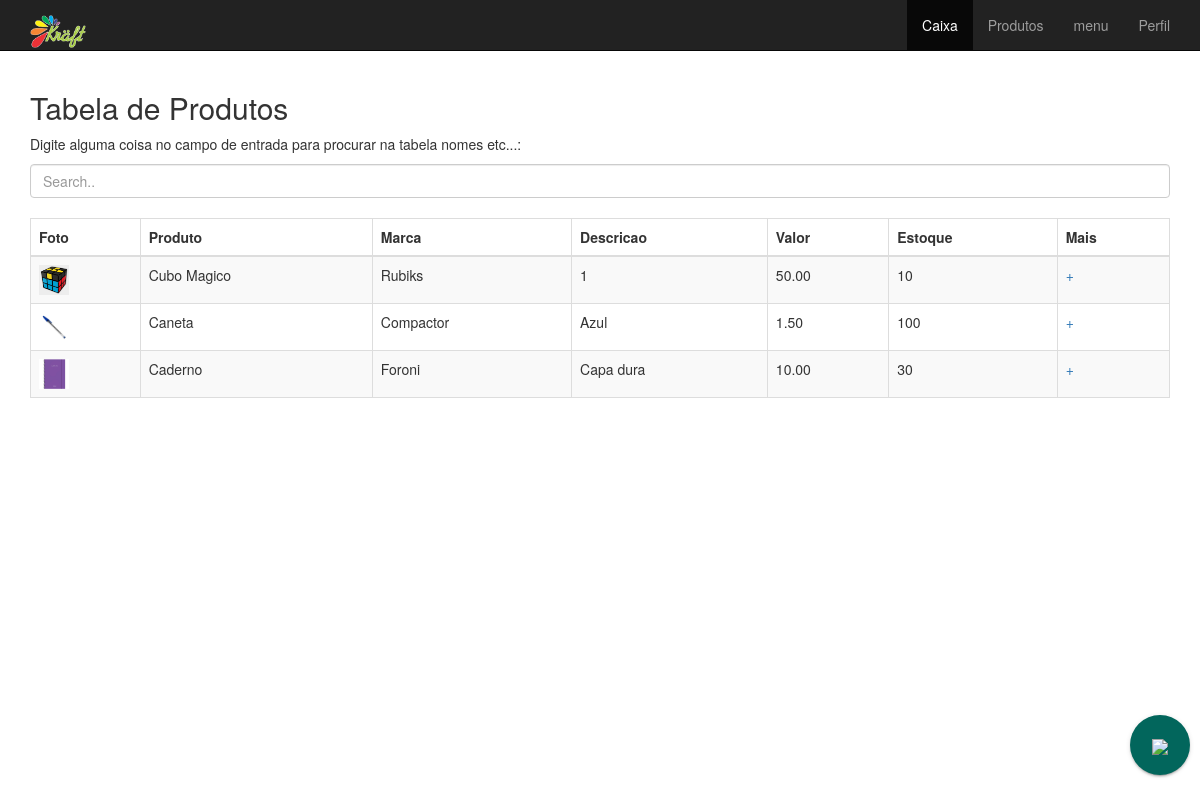
/produtos/, run on the app's committed database.
### appkraft/models.py (models this page shows, shortened)
class Produtos(models.Model):
    codigo_produto = models.IntegerField(unique=True)
    codigo_barras = models.IntegerField(unique=True)
    nome = models.CharField(max_length=150)
    descricao = models.CharField(max_length=150)
    valor = models.DecimalField(max_digits=5, decimal_places=2)
    marca = models.CharField(max_length=150)
    estoque_atual = models.IntegerField()
    estoque_minimo = models.IntegerField()
    observacoes = models.TextField(null=True, blank=True)
    create_data = models.DateTimeField(
        default=timezone.now, blank=True, null=True
    )
    foto = models.ImageField(upload_to='appkraft', null=True, blank=True)

### appkraft/views.py (the view)
# urls.py: path('produtos/', views.produtos, name='produtos')
def produtos(request):
    produtos = Produtos.objects.all()
    context = {'produtos':produtos}
    return render(request, 'appkraft/produtos.html', context)

### appkraft/templates/appkraft/produtos.html (shortened to what this page needs)
{% extends 'appkraft/base.html' %}
{% load staticfiles %}
{% block content %}
    <div class="container">
            <h2>Tabela de Produtos</h2>
            <p>Digite alguma coisa no campo de entrada para procurar na tabela nomes etc...:</p>
            <input class="form-control" id="myInput" type="text" placeholder="Search..">
            <br>
            <table class="table table-bordered table-striped">
              <thead>
                <tr>
                  <th>Foto</th>
                  <th>Produto</th>
                  <th>Marca</th>
                  <th>Descricao</th>
                  <th>Valor</th>
                  <th>Estoque</th>
                  <th>Mais</th>
                </tr>
              </thead>
              <tbody id="myTable">
                {% for produto in produtos %}
                    <tr>
                        {% if produto.foto %}
                          <td><img src="{{produto.foto.url}}" class="img-responsive" width="30"></td>
                        {% else %}
                          <td>----</td>
                        {% endif %}
                        <td>{{ produto.nome }}</td>
                        <td>{{ produto.marca }}</td>
                        <td>{{ produto.descricao }}</td>
                        <td>{{ produto.valor }}</td>
                        <td>{{ produto.estoque_atual }}</td>
                        <td><a href="#" data-toggle="modal" data-target="#exampleModal"
                          data-whateverimagem="{{produto.foto.url}}"
                          data-whateverdetalhes="Nome: {{ produto.nome }}&#013;Código Produto: {{ produto.codigo_produto }}&#013;Código Barras: {{ produto.codigo_barras }}&#013;Descrição: {{ produto.descricao }}&#013;Valor: {{ produto.valor }}&#013;Marca: {{ produto.marca }}&#013;Estoque Atual: {{ produto.estoque_atual }}&#013;Estoque Minimo: {{ produto.estoque_minimo }}&#013;Observações: {{ produto.observacoes }}&#013;Data: {{ produto.create_data }}&#013;
                          "
                          >+</a></td>
                    </tr>
                {% endfor %}
              </tbody>
            </table>
        </div>
           <div id="div2" class="zoom">
            <a class="zoom-fab zoom-btn-large" id="zoomBtn" data-toggle="modal" data-target="#cadastroModal">
                <img src="https://img.icons8.com/android/24/ffffff/plus.png" width="30"></a>
                <ul class="zoom-menu">
              </ul>
        </div>
{% endblock %}

### appkraft/templates/appkraft/base.html (shortened to what this page needs)
{% load staticfiles %}
{% load static %}
<!DOCTYPE html>
<html lang="en">
<head>
    <link rel="stylesheet" href="https://maxcdn.bootstrapcdn.com/bootstrap/3.3.7/css/bootstrap.min.css">
    <link  rel="stylesheet" href="{% static 'css/appkraft.css' %}">
</head>
<body>
    <div class="navbar navbar-inverse navbar-static-top">
        <div class="container">
            <a class="navbar-brand js-scroll-trigger" href="#page-top">
                <img src="{% static "img/logo/logo03.png" %}" width="56">
            </a>
            <div class="collapse navbar-collapse navHeaderCollapse">
                <ul class="nav navbar-nav navbar-right">
                    <li class="active"><a href="/">Caixa</a></li>
                    <li><a href="{% url 'produtos' %}">Produtos</a></li>
                    <li><a href="#">menu</a></li>
                    <li><a href="#">Perfil</a></li>
                </ul>
            </div>
        </div>
    </div>
    {% block content %}
    {% endblock %}
</body>
</html>

### appkraft/static/css/appkraft.css (style rules this page uses)
.zoom { animation-name: example1; animation-duration: 1s; animation-iteration-count: 1; animation-timing-function: ease; position: fixed; bottom: 15px; right: 10px; height: 70px; z-index: 100; }
.zoom-fab { display: inline-block; width: 40px; height: 40px; line-height: 40px; border-radius: 50%; background-color: #02665c; vertical-align: middle; text-decoration: none; text-align: center; transition: 0.2s ease-out; box-shadow: 0 2px 2px 0 rgba(0, 0, 0, 0.14), 0 1px 5px 0 rgba(0, 0, 0, 0.12), 0 3px 1px -2px rgba(0, 0, 0, 0.2); cursor: pointer; color: #FFF; }
.zoom-btn-large { width: 60px; height: 60px; line-height: 60px; }
.zoom-menu { position: absolute; right: 70px; left: auto; top: 50%; transform: translateY(-50%); height: 100%; width: 500px; list-style: none; text-align: right; }

### data on the page
Produtos: foto (picture), nome "Cubo Magico", marca "Rubiks", descricao "1", valor "50.00", estoque_atual "10"
Produtos: foto (picture), nome "Caneta", marca "Compactor", descricao "Azul", valor "1.50", estoque_atual "100"
Produtos: foto (picture), nome "Caderno", marca "Foroni", descricao "Capa dura", valor "10.00", estoque_atual "30"
